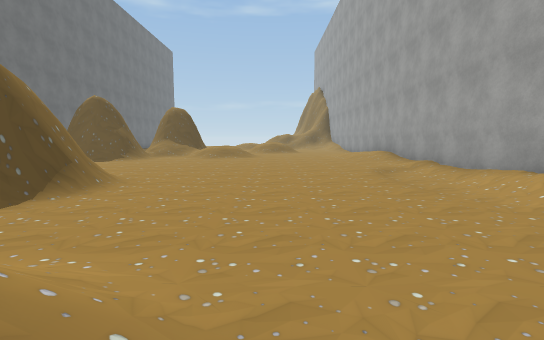
view 1 (above)

16 first-person views from a walk through a scene from a Unity 3-D project. The camera is 1.5 m above the floor, tilts 6° down and sees 85° across. The floor is counted in squares, 2 m on a side. Each view is taken from the middle of a square. On the plan, view 1 faces up. The plan holds only what a view shows up to about 10 squares ahead; the rest is blank. The place goes on beyond the plan. The player character is not drawn. Some animated figures are left out. Some surface patterns are stand-ins.

view 2
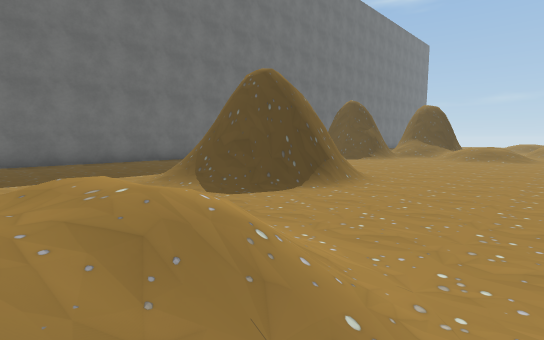

view 3
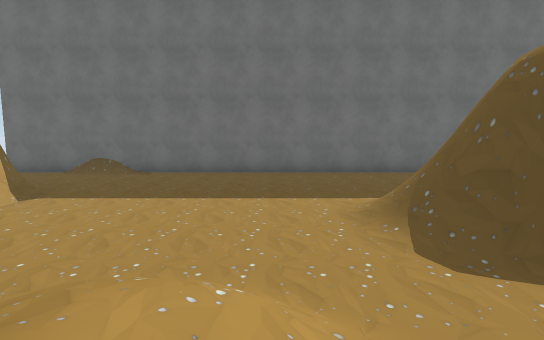

view 4
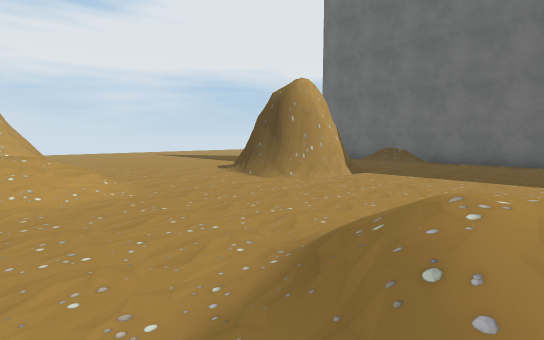

view 5
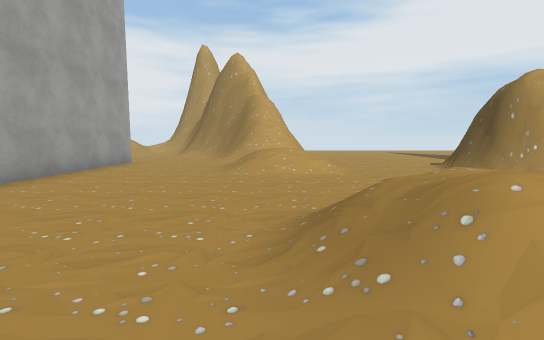

view 6
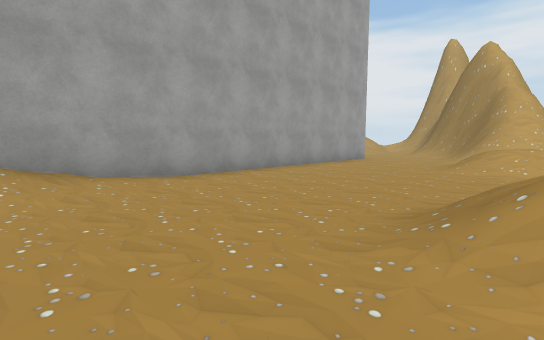

view 7
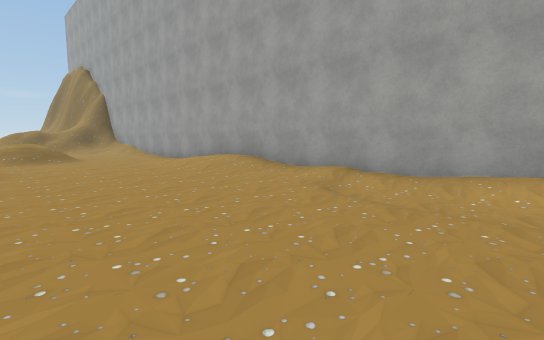

view 8
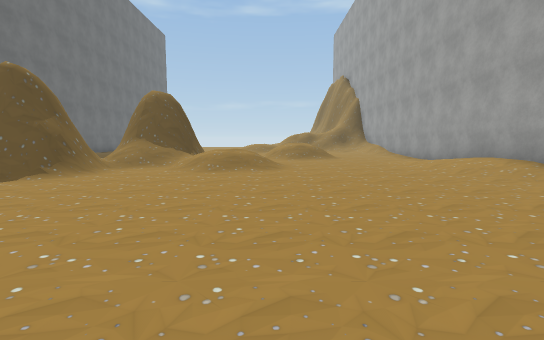

view 9
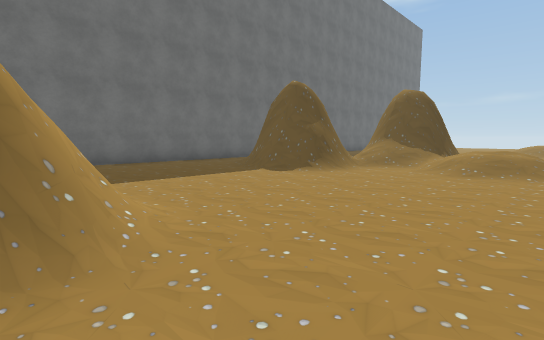

view 10
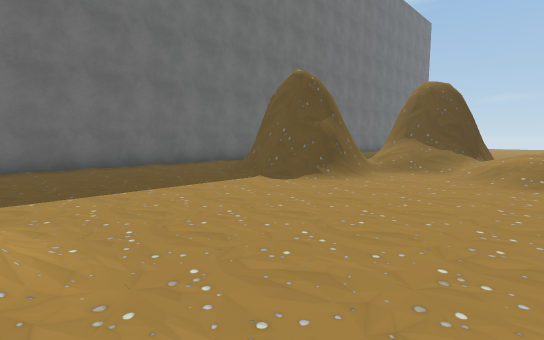

view 11
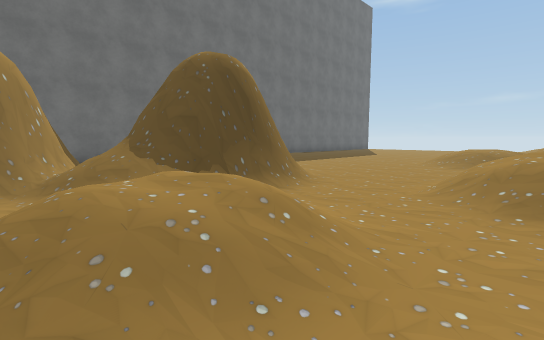

view 12
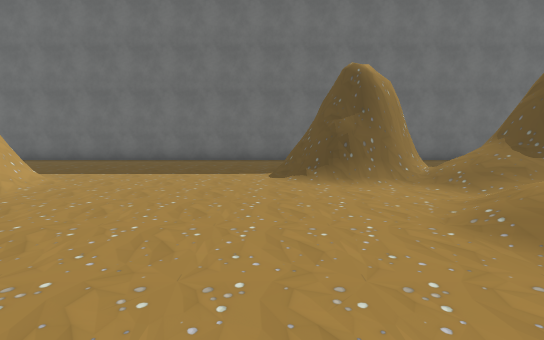

view 13
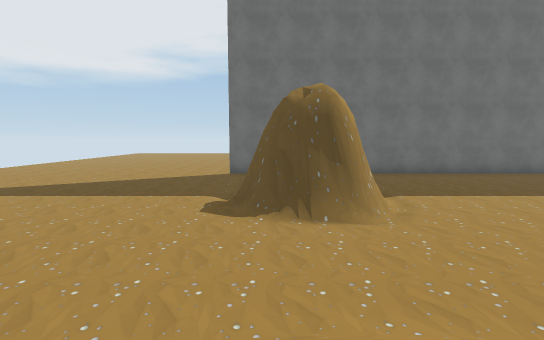

view 14
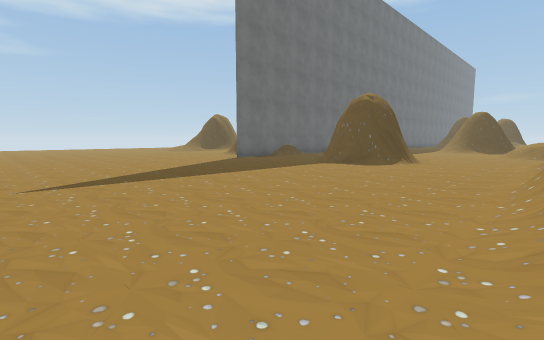

view 15
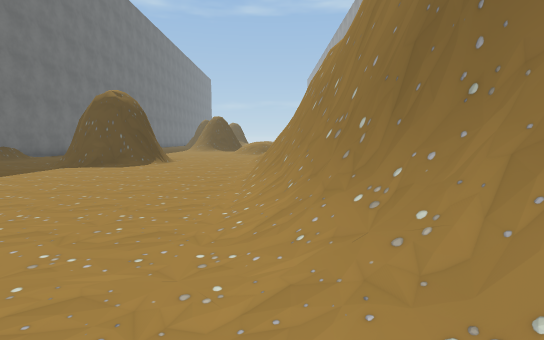

view 16
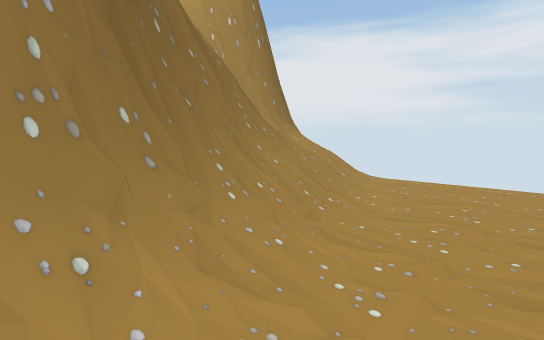

### Floor plan
Key: @ floor where view 1 was taken; # wall or solid block; . main floor; : floor 0.25 m higher than the main floor; - floor 0.25 m lower than the main floor; + floor 0.75 m higher than the main floor; * floor 1 m higher than the main floor; / step, stairs or slope.
Columns run from 11 left of view 1 to 5 right of it. Each row starts with its distance up from view 1.
 16 #      #..///.
 15 #     ##/......#
 14 #    ###///....#
 13 #   ##///+/...:#
 12 #.  ##/.//....:#
 11 #..###/........#
 10 #..............#
  9 #..............#
  8 #..............#
  7 #.............-#
  6 #.....##......- #
  5 #..../###.....-/#
  4 #.... ###.....-
  3 #..../##.......#
  2 #..............#
  1 #........//....#
  0 #.......//*@...#
 -1 #........//....#
 -2 #..............#
 -3 #..............#
 -4 #...###........#
 -5 #..-###...///..#
 -6 #..-###...///..#
 -7 #..---.....:...#
 -8  .........///...
 -9  .........###
-10  .........##
-11 ........../#
-12 ........../#
-13 ........../##
-14 .........../##
-15 .........../###
-16          .../##
-17          ...//#

Positions as (right, up) in squares from view 1, and headings:
1: (0, 0), facing up
2: (0, 0), facing up-left
3: (-1, 1), facing left
4: (0, 0), facing down-left
5: (0, 2), facing down
6: (-1, 3), facing down-right
7: (-1, 5), facing up-right
8: (-1, 5), facing up
9: (-1, 5), facing up-left
10: (-2, 6), facing up-left
11: (0, 12), facing up-left
12: (0, 10), facing left
13: (0, -6), facing left
14: (-1, -15), facing up-left
15: (-1, -15), facing up
16: (-2, -12), facing down-right
